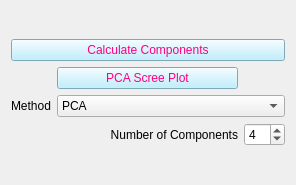
          <widget class="QWidget" name="page_5">
           <property name="geometry">
            <rect>
             <x>0</x>
             <y>0</y>
             <width>296</width>
             <height>185</height>
            </rect>
           </property>
           <attribute name="label">
            <string>Component Analysis</string>
           </attribute>
           <layout class="QGridLayout" name="gridLayout_15">
            <item row="0" column="0">
             <layout class="QGridLayout" name="gridLayout">
              <item row="0" column="0" colspan="3">
               <widget class="QPushButton" name="pb_calc_components">
                <property name="sizePolicy">
                 <sizepolicy hsizetype="Minimum" vsizetype="Fixed">
                  <horstretch>0</horstretch>
                  <verstretch>0</verstretch>
                 </sizepolicy>
                </property>
                <property name="styleSheet">
                 <string notr="true">background-color: rgb(175, 236, 255);
color: rgb(255, 0, 127);
</string>
                </property>
                <property name="text">
                 <string>Calculate Components</string>
                </property>
               </widget>
              </item>
              <item row="1" column="1">
               <widget class="QPushButton" name="pb_pca_scree">
                <property name="sizePolicy">
                 <sizepolicy hsizetype="Expanding" vsizetype="Fixed">
                  <horstretch>0</horstretch>
                  <verstretch>0</verstretch>
                 </sizepolicy>
                </property>
                <property name="styleSheet">
                 <string notr="true">background-color: rgb(175, 236, 255);
color: rgb(255, 0, 127);
</string>
                </property>
                <property name="text">
                 <string>PCA Scree Plot</string>
                </property>
               </widget>
              </item>
              <item row="2" column="0">
               <widget class="QLabel" name="label_11">
                <property name="text">
                 <string>Method</string>
                </property>
                <property name="alignment">
                 <set>Qt::AlignRight|Qt::AlignTrailing|Qt::AlignVCenter</set>
                </property>
               </widget>
              </item>
              <item row="2" column="1" colspan="2">
               <widget class="QComboBox" name="cb_comp_method">
                <property name="sizePolicy">
                 <sizepolicy hsizetype="Preferred" vsizetype="Fixed">
                  <horstretch>0</horstretch>
                  <verstretch>0</verstretch>
                 </sizepolicy>
                </property>
                <item>
                 <property name="text">
                  <string>PCA</string>
                 </property>
                </item>
                <item>
                 <property name="text">
                  <string>NMF</string>
                 </property>
                </item>
                <item>
                 <property name="text">
                  <string>FastICA</string>
                 </property>
                </item>
                <item>
                 <property name="text">
                  <string>IncrementalPCA</string>
                 </property>
                </item>
                <item>
                 <property name="text">
                  <string>TruncatedSVD</string>
                 </property>
                </item>
                <item>
                 <property name="text">
                  <string>FactorAnalysis</string>
                 </property>
                </item>
                <item>
                 <property name="text">
                  <string>DictionaryLearning</string>
                 </property>
                </item>
               </widget>
              </item>
              <item row="3" column="0" colspan="2">
               <widget class="QLabel" name="label">
                <property name="text">
                 <string>Number of Components</string>
                </property>
                <property name="alignment">
                 <set>Qt::AlignRight|Qt::AlignTrailing|Qt::AlignVCenter</set>
                </property>
               </widget>
              </item>
              <item row="3" column="2">
               <widget class="QSpinBox" name="sb_ncomp">
                <property name="minimum">
                 <number>1</number>
                </property>
                <property name="value">
                 <number>4</number>
                </property>
               </widget>
              </item>
             </layout>
            </item>
           </layout>
          </widget>
